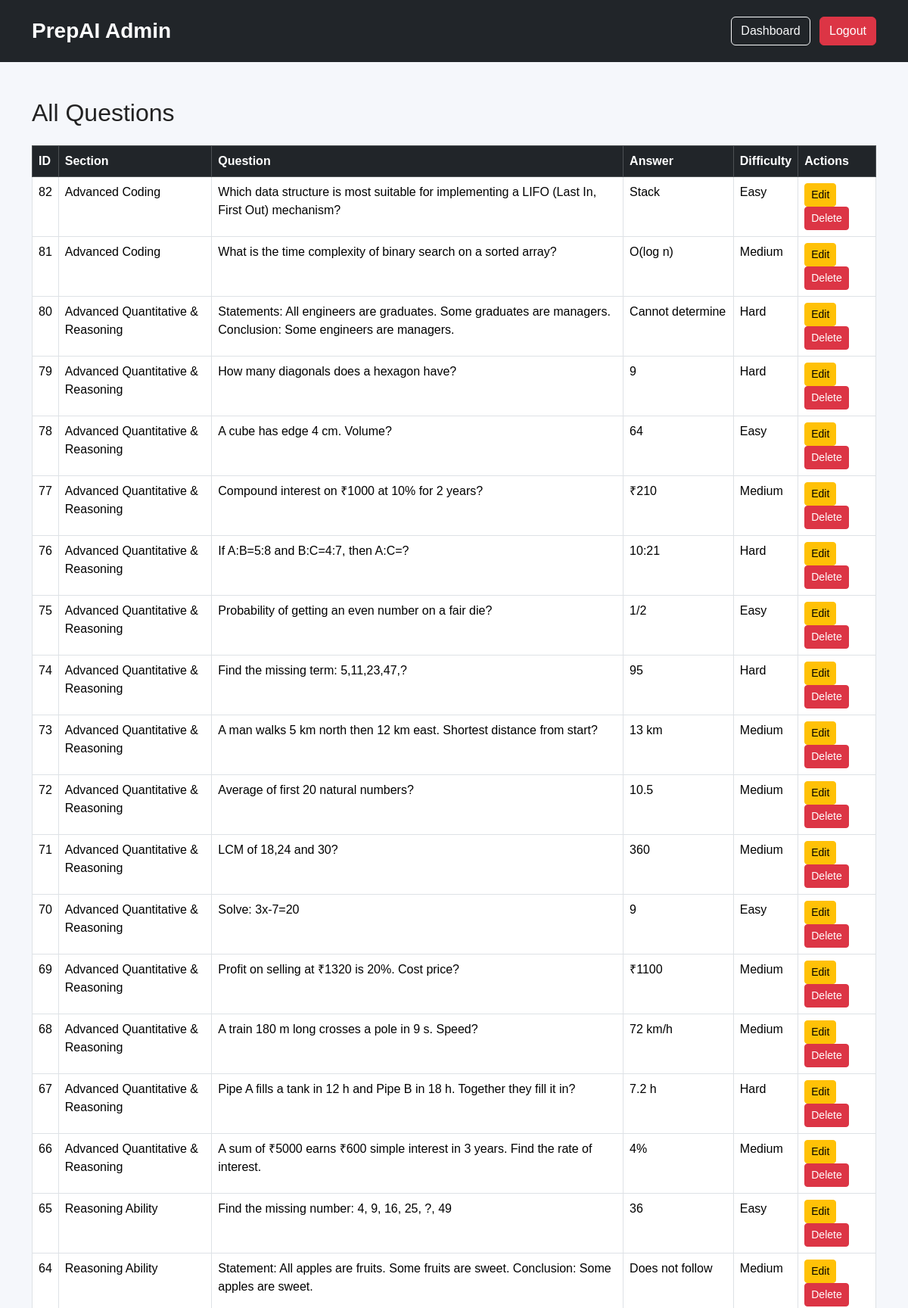
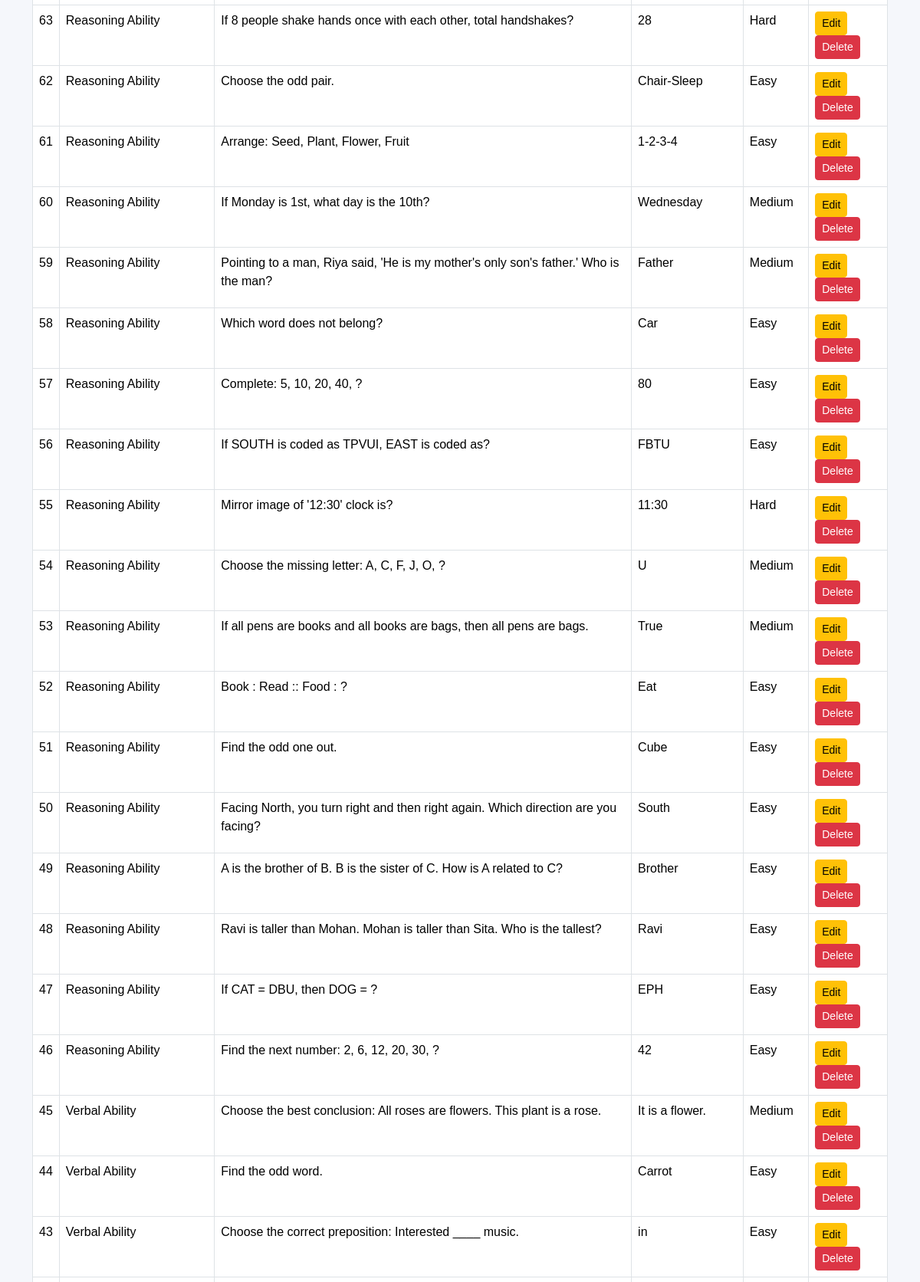
Page /admin/questions (signed in, upper part) on the committed database (2 pictures, top to bottom).
### app.py (models this page shows)
class Question(db.Model):
    __tablename__ = "questions"
    id = db.Column(db.Integer, primary_key=True)
    section_id = db.Column(db.Integer, db.ForeignKey("sections.id"))
    question = db.Column(db.Text)
    option_a = db.Column(db.String(255))
    option_b = db.Column(db.String(255))
    option_c = db.Column(db.String(255))
    option_d = db.Column(db.String(255))
    answer = db.Column(db.String(10))
    explanation = db.Column(db.Text)
    difficulty = db.Column(db.String(20))

class Section(db.Model):
    __tablename__ = "sections"
    id = db.Column(db.Integer, primary_key=True)
    paper_id = db.Column(db.Integer, db.ForeignKey("papers.id"))
    section_name = db.Column(db.String(100), nullable=False)
    questions = db.relationship("Question", backref="section", lazy=True)

### app.py (the view)
@app.route("/admin/questions")
@login_required
def view_questions():
    if current_user.role != "admin":
        flash("Access Denied", "danger")
        return redirect(url_for("dashboard"))
    questions = Question.query.order_by(Question.id.desc()).all()
    return render_template(
        "view_questions.html",
        questions=questions
    )

### app.py (called while the page is built)
@login_manager.user_loader
def load_user(user_id):
    return User.query.get(int(user_id))

### templates/view_questions.html (shortened to what this page needs)
<!DOCTYPE html>
<html lang="en">
<head>
<link href="https://cdn.jsdelivr.net/npm/bootstrap@5.3.3/dist/css/bootstrap.min.css" rel="stylesheet">
<link rel="stylesheet" href="{{ url_for('static', filename='css/style.css') }}">
</head>
<body>
<nav class="navbar navbar-expand-lg navbar-dark bg-dark">
<div class="container">
<a class="navbar-brand fw-bold" href="/admin/dashboard">
PrepAI Admin
</a>
<div class="ms-auto">
<a href="/admin/dashboard" class="btn btn-outline-light me-2">
Dashboard
</a>
<a href="/logout" class="btn btn-danger">
Logout
</a>
</div>
</div>
</nav>
<div class="container py-5">
<h2 class="mb-4">
All Questions
</h2>
<div class="table-responsive">
<table class="table table-bordered table-hover">
<thead class="table-dark">
<tr>
<th>ID</th>
<th>Section</th>
<th>Question</th>
<th>Answer</th>
<th>Difficulty</th>
<th>Actions</th>
</tr>
</thead>
<tbody>
{% for question in questions %}
<tr>
<td>{{ question.id }}</td>
<td>{{ question.section.section_name }}</td>
<td>{{ question.question }}</td>
<td>{{ question.answer }}</td>
<td>{{ question.difficulty }}</td>
<td>
<a href="/admin/edit_question/{{ question.id }}" class="btn btn-warning btn-sm">
Edit
</a>
<a href="/admin/delete_question/{{ question.id }}" class="btn btn-danger btn-sm">
Delete
</a>
</td>
</tr>
{% endfor %}
</tbody>
</table>
</div>
</div>
</body>
</html>

### static/css/style.css (style rules this page uses)
* { margin:0; padding:0; box-sizing:border-box; font-family:'Poppins',sans-serif; }
body { background:#f5f7fb; color:#222; }
.navbar { padding:15px 0; }
.navbar-brand { font-size:28px; font-weight:700; }

### rows in the picture
Question: id "82", section.section_name "Advanced Coding", question "Which data structure is most suitable for implementing a LIFO (Last In, First Out) mechanism?", answer "Stack", difficulty "Easy"
Question: id "81", section.section_name "Advanced Coding", question "What is the time complexity of binary search on a sorted array?", answer "O(log n)", difficulty "Medium"
Question: id "80", section.section_name "Advanced Quantitative & Reasoning", question "Statements: All engineers are graduates. Some graduates are managers. Conclusion: Some engineers are managers.", answer "Cannot determine", difficulty "Hard"
Question: id "79", section.section_name "Advanced Quantitative & Reasoning", question "How many diagonals does a hexagon have?", answer "9", difficulty "Hard"
Question: id "78", section.section_name "Advanced Quantitative & Reasoning", question "A cube has edge 4 cm. Volume?", answer "64", difficulty "Easy"
Question: id "77", section.section_name "Advanced Quantitative & Reasoning", question "Compound interest on ₹1000 at 10% for 2 years?", answer "₹210", difficulty "Medium"
Question: id "76", section.section_name "Advanced Quantitative & Reasoning", question "If A:B=5:8 and B:C=4:7, then A:C=?", answer "10:21", difficulty "Hard"
Question: id "75", section.section_name "Advanced Quantitative & Reasoning", question "Probability of getting an even number on a fair die?", answer "1/2", difficulty "Easy"
Question: id "74", section.section_name "Advanced Quantitative & Reasoning", question "Find the missing term: 5,11,23,47,?", answer "95", difficulty "Hard"
Question: id "73", section.section_name "Advanced Quantitative & Reasoning", question "A man walks 5 km north then 12 km east. Shortest distance from start?", answer "13 km", difficulty "Medium"
Question: id "72", section.section_name "Advanced Quantitative & Reasoning", question "Average of first 20 natural numbers?", answer "10.5", difficulty "Medium"
Question: id "71", section.section_name "Advanced Quantitative & Reasoning", question "LCM of 18,24 and 30?", answer "360", difficulty "Medium"
Question: id "70", section.section_name "Advanced Quantitative & Reasoning", question "Solve: 3x-7=20", answer "9", difficulty "Easy"
Question: id "69", section.section_name "Advanced Quantitative & Reasoning", question "Profit on selling at ₹1320 is 20%. Cost price?", answer "₹1100", difficulty "Medium"
Question: id "68", section.section_name "Advanced Quantitative & Reasoning", question "A train 180 m long crosses a pole in 9 s. Speed?", answer "72 km/h", difficulty "Medium"
Question: id "67", section.section_name "Advanced Quantitative & Reasoning", question "Pipe A fills a tank in 12 h and Pipe B in 18 h. Together they fill it in?", answer "7.2 h", difficulty "Hard"
Question: id "66", section.section_name "Advanced Quantitative & Reasoning", question "A sum of ₹5000 earns ₹600 simple interest in 3 years. Find the rate of interest.", answer "4%", difficulty "Medium"
Question: id "65", section.section_name "Reasoning Ability", question "Find the missing number: 4, 9, 16, 25, ?, 49", answer "36", difficulty "Easy"
Question: id "64", section.section_name "Reasoning Ability", question "Statement: All apples are fruits. Some fruits are sweet. Conclusion: Some apples are sweet.", answer "Does not follow", difficulty "Medium"
Question: id "63", section.section_name "Reasoning Ability", question "If 8 people shake hands once with each other, total handshakes?", answer "28", difficulty "Hard"
Question: id "62", section.section_name "Reasoning Ability", question "Choose the odd pair.", answer "Chair-Sleep", difficulty "Easy"
Question: id "61", section.section_name "Reasoning Ability", question "Arrange: Seed, Plant, Flower, Fruit", answer "1-2-3-4", difficulty "Easy"
Question: id "60", section.section_name "Reasoning Ability", question "If Monday is 1st, what day is the 10th?", answer "Wednesday", difficulty "Medium"
Question: id "59", section.section_name "Reasoning Ability", question "Pointing to a man, Riya said, 'He is my mother's only son's father.' Who is the man?", answer "Father", difficulty "Medium"
Question: id "58", section.section_name "Reasoning Ability", question "Which word does not belong?", answer "Car", difficulty "Easy"
Question: id "57", section.section_name "Reasoning Ability", question "Complete: 5, 10, 20, 40, ?", answer "80", difficulty "Easy"
Question: id "56", section.section_name "Reasoning Ability", question "If SOUTH is coded as TPVUI, EAST is coded as?", answer "FBTU", difficulty "Easy"
Question: id "55", section.section_name "Reasoning Ability", question "Mirror image of '12:30' clock is?", answer "11:30", difficulty "Hard"
Question: id "54", section.section_name "Reasoning Ability", question "Choose the missing letter: A, C, F, J, O, ?", answer "U", difficulty "Medium"
Question: id "53", section.section_name "Reasoning Ability", question "If all pens are books and all books are bags, then all pens are bags.", answer "True", difficulty "Medium"
Question: id "52", section.section_name "Reasoning Ability", question "Book : Read :: Food : ?", answer "Eat", difficulty "Easy"
Question: id "51", section.section_name "Reasoning Ability", question "Find the odd one out.", answer "Cube", difficulty "Easy"
Question: id "50", section.section_name "Reasoning Ability", question "Facing North, you turn right and then right again. Which direction are you facing?", answer "South", difficulty "Easy"
Question: id "49", section.section_name "Reasoning Ability", question "A is the brother of B. B is the sister of C. How is A related to C?", answer "Brother", difficulty "Easy"
Question: id "48", section.section_name "Reasoning Ability", question "Ravi is taller than Mohan. Mohan is taller than Sita. Who is the tallest?", answer "Ravi", difficulty "Easy"
Question: id "47", section.section_name "Reasoning Ability", question "If CAT = DBU, then DOG = ?", answer "EPH", difficulty "Easy"
Question: id "46", section.section_name "Reasoning Ability", question "Find the next number: 2, 6, 12, 20, 30, ?", answer "42", difficulty "Easy"
Question: id "45", section.section_name "Verbal Ability", question "Choose the best conclusion: All roses are flowers. This plant is a rose.", answer "It is a flower.", difficulty "Medium"
Question: id "44", section.section_name "Verbal Ability", question "Find the odd word.", answer "Carrot", difficulty "Easy"
Question: id "43", section.section_name "Verbal Ability", question "Choose the correct preposition: Interested ____ music.", answer "in", difficulty "Easy"
